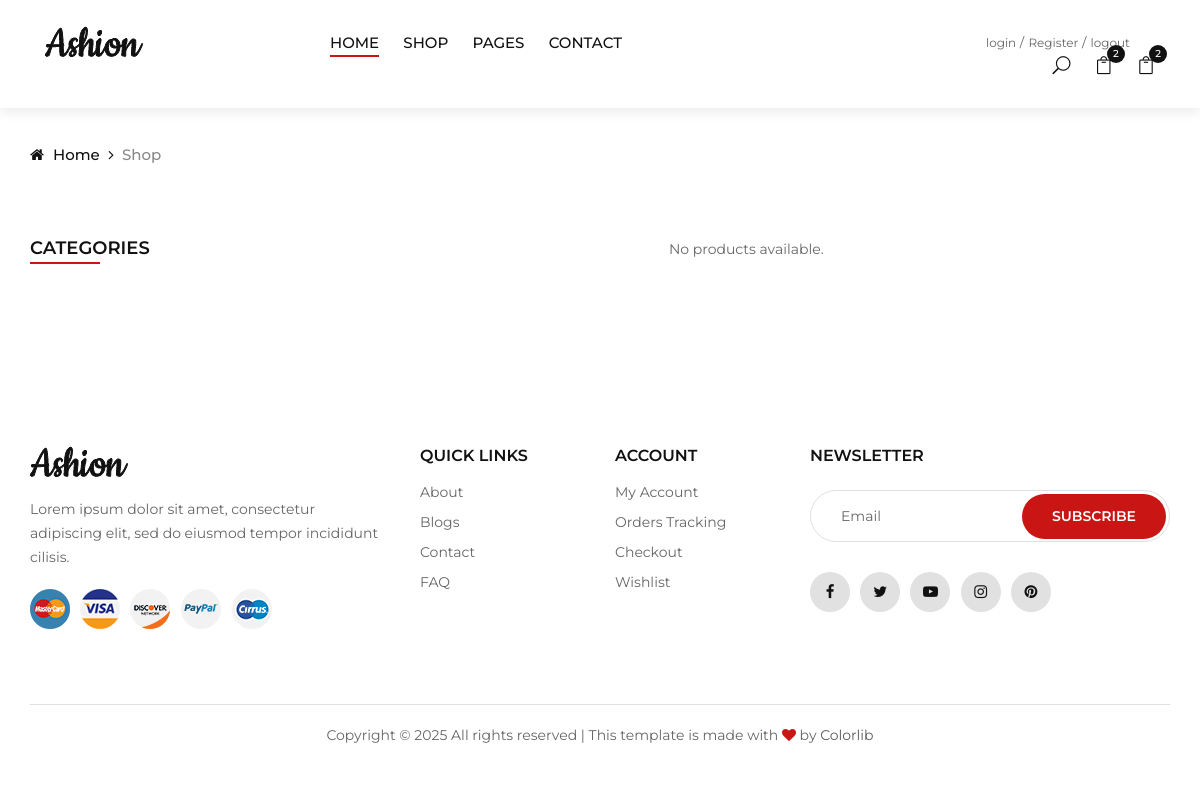
Page /shop/ on the earlier database version.
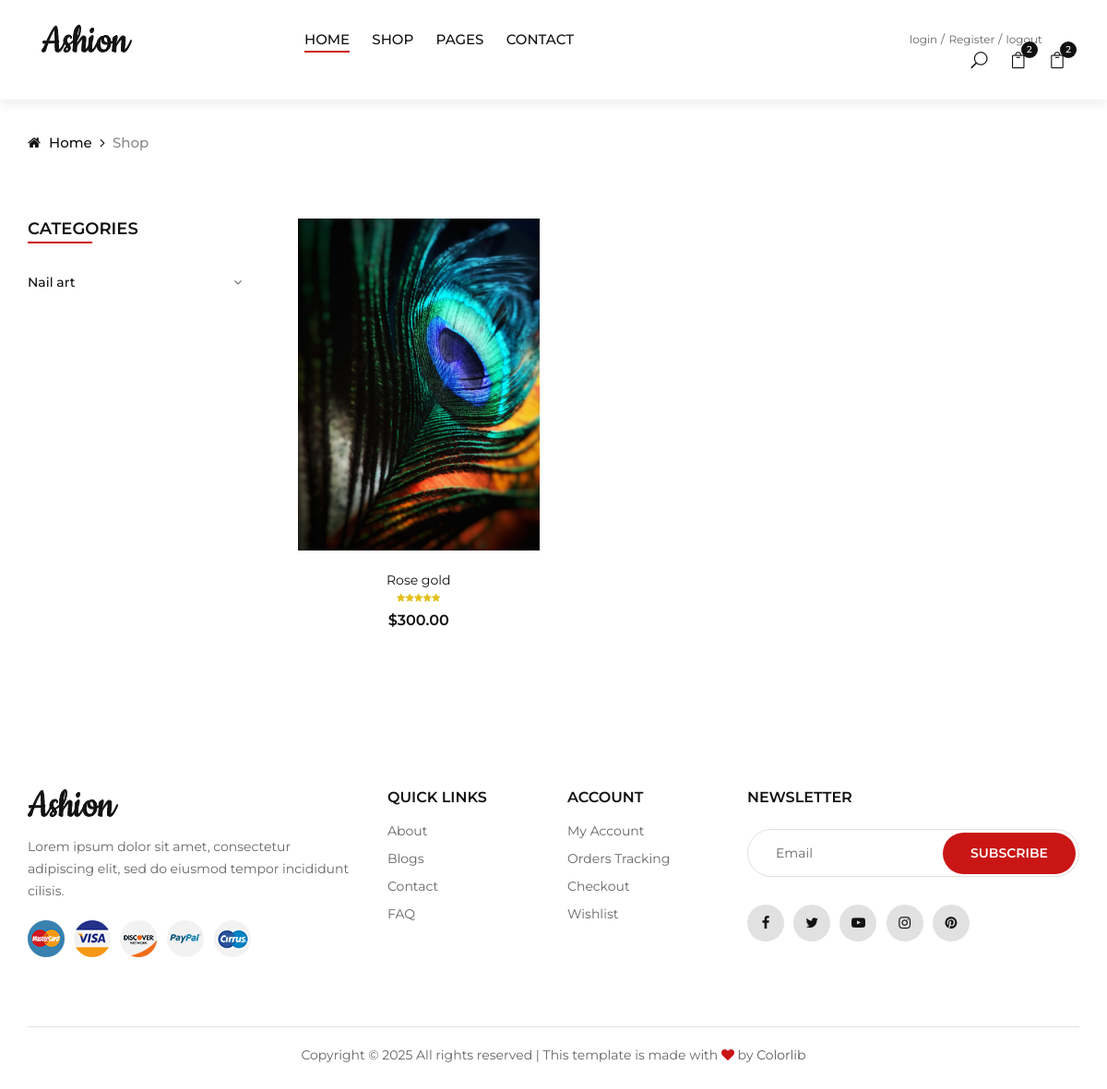
Same page on the later database version.
### myapp/models.py (models this page shows, shortened)
class Category(models.Model):
    name = models.CharField(max_length=255, unique=True)
    description = models.TextField(blank=True)
    created_at = models.DateTimeField(auto_now_add=True)

class Product(models.Model):
    category = models.ForeignKey(Category, on_delete=models.CASCADE, related_name="products")
    name = models.CharField(max_length=255)
    description = models.TextField()
    price = models.DecimalField(max_digits=10, decimal_places=2)
    stock = models.PositiveIntegerField()
    image = models.ImageField(upload_to="products/")
    created_at = models.DateTimeField(auto_now_add=True)

### myapp/views.py (the view)
# urls.py: path('shop/',views.shop,name='shop'),
def shop(request):
    category_id = request.GET.get("category")  # Get category filter from URL
    if category_id:
        try:
            category_id = int(category_id)  # Ensure category_id is an integer
            products = Product.objects.filter(category_id=category_id)  # Filter by category
        except ValueError:
            products = Product.objects.all()  # If conversion fails, return all products
    else:
        products = Product.objects.all()  # Get all products
    categories = Category.objects.all()  # Fetch all categories
    return render(request, "shop.html", {"categories": categories, "products": products})

### myapp/templates/shop.html (shortened to what this page needs)
{% extends 'header.html' %}
{% load static %}
{% block content %}
<div class="breadcrumb-option">
    <div class="container">
        <div class="row">
            <div class="col-lg-12">
                <div class="breadcrumb__links">
                    <a href="{% url 'index' %}"><i class="fa fa-home"></i> Home</a>
                    <span>Shop</span>
                </div>
            </div>
        </div>
    </div>
</div>
<section class="shop spad">
    <div class="container">
        <div class="row">
            <div class="col-lg-3 col-md-3">
                <div class="shop__sidebar">
                    <div class="sidebar__categories">
                        <div class="section-title">
                            <h4>Categories</h4>
                        </div>
                        <div class="categories__accordion">
                            <div class="accordion" id="accordionExample">
                                {% for category in categories %}
                                <div class="card">
                                    <div class="card-heading">
                                        <a data-toggle="collapse" data-target="#collapse{{ category.id }}">{{ category.name }}</a>
                                    </div>
                                </div>
                                {% endfor %}
                            </div>
                        </div>
                    </div>
                </div>
            </div>
            <div class="col-lg-9 col-md-9">
                <div class="row">
                    {% for product in products %}
                    <div class="col-lg-4 col-md-6">
                        <div class="product__item">
                            <div class="product__item__pic set-bg" data-setbg="{{ product.image.url }}">
                                <ul class="product__hover">
                                </ul>
                            </div>
                            <div class="product__item__text">
                                <h6><a href="{% url 'product_details' product.id %}">{{ product.name }}</a></h6>
                                <div class="rating">
                                    <i class="fa fa-star"></i>
                                    <i class="fa fa-star"></i>
                                    <i class="fa fa-star"></i>
                                    <i class="fa fa-star"></i>
                                    <i class="fa fa-star"></i>
                                </div>
                                <div class="product__price">${{ product.price }}</div>
                            </div>
                        </div>
                    </div>
                    {% empty %}
                    <div class="col-lg-12 text-center">
                        <p>No products available.</p>
                    </div>
                    {% endfor %}
                </div>
            </div>
        </div>
    </div>
</section>
{% endblock %}

Differences in the rows shown:
added Category: name "Nail art"
added Product: name "Rose gold", price "300.00"
Other differences:
text no longer shown: "No products available."
